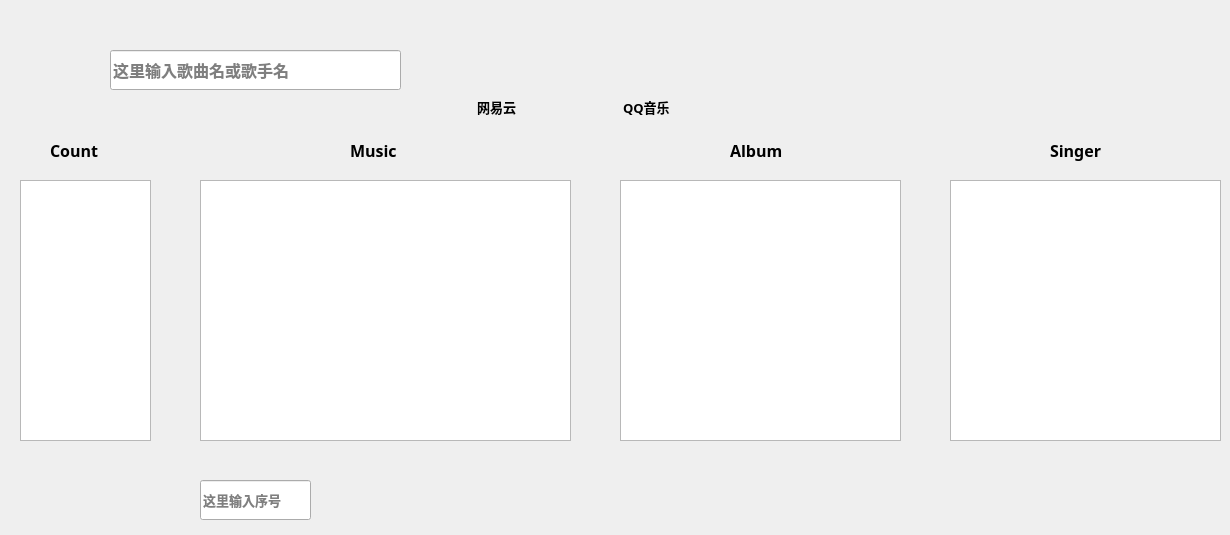
   <widget class="QWidget" name="tab">
    <property name="font">
     <font>
      <family>微软雅黑</family>
      <pointsize>12</pointsize>
      <weight>75</weight>
      <italic>false</italic>
      <bold>true</bold>
      <underline>false</underline>
      <strikeout>false</strikeout>
      <kerning>true</kerning>
     </font>
    </property>
    <attribute name="title">
     <string>音乐下载</string>
    </attribute>
    <widget class="QLineEdit" name="input_Edit">
     <property name="geometry">
      <rect>
       <x>110</x>
       <y>50</y>
       <width>291</width>
       <height>40</height>
      </rect>
     </property>
     <property name="frame">
      <bool>true</bool>
     </property>
     <property name="dragEnabled">
      <bool>false</bool>
     </property>
     <property name="readOnly">
      <bool>false</bool>
     </property>
     <property name="placeholderText">
      <string>这里输入歌曲名或歌手名</string>
     </property>
     <property name="clearButtonEnabled">
      <bool>false</bool>
     </property>
    </widget>
    <widget class="QPushButton" name="seek_Button">
     <property name="geometry">
      <rect>
       <x>470</x>
       <y>45</y>
       <width>64</width>
       <height>51</height>
      </rect>
     </property>
     <property name="font">
      <font>
       <family>微软雅黑</family>
       <pointsize>11</pointsize>
       <weight>75</weight>
       <italic>false</italic>
       <bold>true</bold>
       <underline>false</underline>
       <strikeout>false</strikeout>
       <kerning>true</kerning>
      </font>
     </property>
     <property name="styleSheet">
      <string notr="true"/>
     </property>
     <property name="text">
      <string/>
     </property>
     <property name="icon">
      <iconset>
       <normaloff>Image/wyy.png</normaloff>Image/wyy.png</iconset>
     </property>
     <property name="iconSize">
      <size>
       <width>64</width>
       <height>64</height>
      </size>
     </property>
     <property name="checkable">
      <bool>false</bool>
     </property>
     <property name="autoExclusive">
      <bool>false</bool>
     </property>
     <property name="autoDefault">
      <bool>false</bool>
     </property>
     <property name="default">
      <bool>false</bool>
     </property>
     <property name="flat">
      <bool>true</bool>
     </property>
    </widget>
    <widget class="QPushButton" name="seek_Button_2">
     <property name="geometry">
      <rect>
       <x>620</x>
       <y>45</y>
       <width>64</width>
       <height>51</height>
      </rect>
     </property>
     <property name="font">
      <font>
       <family>微软雅黑</family>
       <pointsize>11</pointsize>
       <weight>75</weight>
       <italic>false</italic>
       <bold>true</bold>
       <underline>false</underline>
       <strikeout>false</strikeout>
       <kerning>true</kerning>
      </font>
     </property>
     <property name="styleSheet">
      <string notr="true"/>
     </property>
     <property name="text">
      <string/>
     </property>
     <property name="icon">
      <iconset>
       <normaloff>Image/qqmusic.png</normaloff>Image/qqmusic.png</iconset>
     </property>
     <property name="iconSize">
      <size>
       <width>64</width>
       <height>64</height>
      </size>
     </property>
     <property name="flat">
      <bool>true</bool>
     </property>
    </widget>
    <widget class="QTextEdit" name="output_index_Edit">
     <property name="geometry">
      <rect>
       <x>20</x>
       <y>180</y>
       <width>131</width>
       <height>261</height>
      </rect>
     </property>
     <property name="font">
      <font>
       <family>微软雅黑</family>
       <pointsize>11</pointsize>
       <weight>75</weight>
       <italic>false</italic>
       <bold>true</bold>
       <underline>false</underline>
       <strikeout>false</strikeout>
       <kerning>true</kerning>
      </font>
     </property>
     <property name="tabChangesFocus">
      <bool>false</bool>
     </property>
     <property name="undoRedoEnabled">
      <bool>true</bool>
     </property>
     <property name="overwriteMode">
      <bool>false</bool>
     </property>
     <property name="acceptRichText">
      <bool>true</bool>
     </property>
    </widget>
    <widget class="QTextEdit" name="output_name_Edit">
     <property name="geometry">
      <rect>
       <x>200</x>
       <y>180</y>
       <width>371</width>
       <height>261</height>
      </rect>
     </property>
     <property name="minimumSize">
      <size>
       <width>261</width>
       <height>0</height>
      </size>
     </property>
     <property name="font">
      <font>
       <family>微软雅黑</family>
       <pointsize>11</pointsize>
       <weight>75</weight>
       <italic>false</italic>
       <bold>true</bold>
       <underline>false</underline>
       <strikeout>false</strikeout>
       <kerning>true</kerning>
      </font>
     </property>
     <property name="frameShadow">
      <enum>QFrame::Sunken</enum>
     </property>
     <property name="lineWrapMode">
      <enum>QTextEdit::WidgetWidth</enum>
     </property>
    </widget>
    <widget class="QTextEdit" name="output_album_Edit">
     <property name="geometry">
      <rect>
       <x>620</x>
       <y>180</y>
       <width>281</width>
       <height>261</height>
      </rect>
     </property>
     <property name="font">
      <font>
       <family>微软雅黑</family>
       <pointsize>11</pointsize>
       <weight>75</weight>
       <italic>false</italic>
       <bold>true</bold>
       <underline>false</underline>
       <strikeout>false</strikeout>
       <kerning>true</kerning>
      </font>
     </property>
    </widget>
    <widget class="QTextEdit" name="output_singer_Edit">
     <property name="geometry">
      <rect>
       <x>950</x>
       <y>180</y>
       <width>271</width>
       <height>261</height>
      </rect>
     </property>
     <property name="font">
      <font>
       <family>微软雅黑</family>
       <pointsize>11</pointsize>
       <weight>75</weight>
       <italic>false</italic>
       <bold>true</bold>
       <underline>false</underline>
       <strikeout>false</strikeout>
       <kerning>true</kerning>
      </font>
     </property>
    </widget>
    <widget class="QLabel" name="label_2">
     <property name="geometry">
      <rect>
       <x>50</x>
       <y>130</y>
       <width>71</width>
       <height>41</height>
      </rect>
     </property>
     <property name="font">
      <font>
       <family>微软雅黑</family>
       <pointsize>12</pointsize>
       <weight>75</weight>
       <italic>false</italic>
       <bold>true</bold>
       <underline>false</underline>
       <strikeout>false</strikeout>
       <kerning>true</kerning>
      </font>
     </property>
     <property name="text">
      <string>Count</string>
     </property>
    </widget>
    <widget class="QLabel" name="label_3">
     <property name="geometry">
      <rect>
       <x>350</x>
       <y>130</y>
       <width>71</width>
       <height>41</height>
      </rect>
     </property>
     <property name="font">
      <font>
       <family>微软雅黑</family>
       <pointsize>12</pointsize>
       <weight>75</weight>
       <italic>false</italic>
       <bold>true</bold>
       <underline>false</underline>
       <strikeout>false</strikeout>
       <kerning>true</kerning>
      </font>
     </property>
     <property name="text">
      <string>Music</string>
     </property>
    </widget>
    <widget class="QLabel" name="label">
     <property name="geometry">
      <rect>
       <x>730</x>
       <y>130</y>
       <width>71</width>
       <height>41</height>
      </rect>
     </property>
     <property name="font">
      <font>
       <family>微软雅黑</family>
       <pointsize>12</pointsize>
       <weight>75</weight>
       <italic>false</italic>
       <bold>true</bold>
       <underline>false</underline>
       <strikeout>false</strikeout>
       <kerning>true</kerning>
      </font>
     </property>
     <property name="text">
      <string>Album</string>
     </property>
    </widget>
    <widget class="QLabel" name="label_4">
     <property name="geometry">
      <rect>
       <x>1050</x>
       <y>130</y>
       <width>71</width>
       <height>41</height>
      </rect>
     </property>
     <property name="font">
      <font>
       <family>微软雅黑</family>
       <pointsize>12</pointsize>
       <weight>75</weight>
       <italic>false</italic>
       <bold>true</bold>
       <underline>false</underline>
       <strikeout>false</strikeout>
       <kerning>true</kerning>
      </font>
     </property>
     <property name="text">
      <string>Singer</string>
     </property>
    </widget>
    <widget class="QLabel" name="show_label">
     <property name="geometry">
      <rect>
       <x>570</x>
       <y>480</y>
       <width>271</width>
       <height>40</height>
      </rect>
     </property>
     <property name="font">
      <font>
       <family>微软雅黑</family>
       <pointsize>12</pointsize>
       <weight>75</weight>
       <italic>false</italic>
       <bold>true</bold>
       <underline>false</underline>
       <strikeout>false</strikeout>
       <kerning>true</kerning>
      </font>
     </property>
     <property name="text">
      <string/>
     </property>
    </widget>
    <widget class="QLineEdit" name="input_Edit_2">
     <property name="geometry">
      <rect>
       <x>200</x>
       <y>480</y>
       <width>111</width>
       <height>40</height>
      </rect>
     </property>
     <property name="font">
      <font>
       <family>微软雅黑</family>
       <pointsize>10</pointsize>
       <weight>75</weight>
       <italic>false</italic>
       <bold>true</bold>
       <underline>false</underline>
       <strikeout>false</strikeout>
       <kerning>true</kerning>
      </font>
     </property>
     <property name="frame">
      <bool>true</bool>
     </property>
     <property name="placeholderText">
      <string>这里输入序号</string>
     </property>
    </widget>
    <widget class="QPushButton" name="download_Button">
     <property name="geometry">
      <rect>
       <x>380</x>
       <y>476</y>
       <width>50</width>
       <height>50</height>
      </rect>
     </property>
     <property name="font">
      <font>
       <family>微软雅黑</family>
       <pointsize>10</pointsize>
       <weight>75</weight>
       <italic>false</italic>
       <bold>true</bold>
       <underline>false</underline>
       <strikeout>false</strikeout>
       <kerning>true</kerning>
      </font>
     </property>
     <property name="text">
      <string/>
     </property>
     <property name="icon">
      <iconset>
       <normaloff>Image/dowload.png</normaloff>Image/dowload.png</iconset>
     </property>
     <property name="iconSize">
      <size>
       <width>50</width>
       <height>50</height>
      </size>
     </property>
     <property name="flat">
      <bool>true</bool>
     </property>
    </widget>
    <widget class="QPushButton" name="open_Button">
     <property name="geometry">
      <rect>
       <x>470</x>
       <y>474</y>
       <width>50</width>
       <height>50</height>
      </rect>
     </property>
     <property name="font">
      <font>
       <family>微软雅黑</family>
       <pointsize>10</pointsize>
       <weight>75</weight>
       <italic>false</italic>
       <bold>true</bold>
       <underline>false</underline>
       <strikeout>false</strikeout>
       <kerning>true</kerning>
      </font>
     </property>
     <property name="text">
      <string/>
     </property>
     <property name="icon">
      <iconset>
       <normaloff>Image/file.png</normaloff>Image/file.png</iconset>
     </property>
     <property name="iconSize">
      <size>
       <width>50</width>
       <height>50</height>
      </size>
     </property>
     <property name="flat">
      <bool>true</bool>
     </property>
    </widget>
    <widget class="QTextEdit" name="id_Edit">
     <property name="geometry">
      <rect>
       <x>1110</x>
       <y>350</y>
       <width>104</width>
       <height>78</height>
      </rect>
     </property>
     <property name="html">
      <string>&lt;!DOCTYPE HTML PUBLIC &quot;-//W3C//DTD HTML 4.0//EN&quot; &quot;http://www.w3.org/TR/REC-html40/strict.dtd&quot;&gt;
&lt;html&gt;&lt;head&gt;&lt;meta name=&quot;qrichtext&quot; content=&quot;1&quot; /&gt;&lt;style type=&quot;text/css&quot;&gt;
p, li { white-space: pre-wrap; }
&lt;/style&gt;&lt;/head&gt;&lt;body style=&quot; font-family:'微软雅黑','微软雅黑'; font-size:12pt; font-weight:600; font-style:normal;&quot;&gt;
&lt;p style=&quot;-qt-paragraph-type:empty; margin-top:0px; margin-bottom:0px; margin-left:0px; margin-right:0px; -qt-block-indent:0; text-indent:0px; font-family:'思源黑体 CN Bold'; font-size:10pt;&quot;&gt;&lt;br /&gt;&lt;/p&gt;&lt;/body&gt;&lt;/html&gt;</string>
     </property>
    </widget>
    <widget class="QLabel" name="label_6">
     <property name="geometry">
      <rect>
       <x>60</x>
       <y>50</y>
       <width>40</width>
       <height>40</height>
      </rect>
     </property>
     <property name="styleSheet">
      <string notr="true">image: url(./Image/sousuo.png);</string>
     </property>
     <property name="text">
      <string/>
     </property>
    </widget>
    <widget class="QLabel" name="label_7">
     <property name="geometry">
      <rect>
       <x>477</x>
       <y>92</y>
       <width>50</width>
       <height>30</height>
      </rect>
     </property>
     <property name="font">
      <font>
       <family>微软雅黑</family>
       <pointsize>10</pointsize>
       <weight>75</weight>
       <italic>false</italic>
       <bold>true</bold>
       <underline>false</underline>
       <strikeout>false</strikeout>
       <kerning>true</kerning>
      </font>
     </property>
     <property name="text">
      <string>网易云</string>
     </property>
    </widget>
    <widget class="QLabel" name="label_8">
     <property name="geometry">
      <rect>
       <x>623</x>
       <y>92</y>
       <width>61</width>
       <height>30</height>
      </rect>
     </property>
     <property name="font">
      <font>
       <family>微软雅黑</family>
       <pointsize>10</pointsize>
       <weight>75</weight>
       <italic>false</italic>
       <bold>true</bold>
       <underline>false</underline>
       <strikeout>false</strikeout>
       <kerning>true</kerning>
      </font>
     </property>
     <property name="text">
      <string>QQ音乐</string>
     </property>
    </widget>
    <zorder>id_Edit</zorder>
    <zorder>input_Edit</zorder>
    <zorder>seek_Button</zorder>
    <zorder>seek_Button_2</zorder>
    <zorder>output_index_Edit</zorder>
    <zorder>output_name_Edit</zorder>
    <zorder>output_album_Edit</zorder>
    <zorder>output_singer_Edit</zorder>
    <zorder>label_2</zorder>
    <zorder>label_3</zorder>
    <zorder>label</zorder>
    <zorder>label_4</zorder>
    <zorder>show_label</zorder>
    <zorder>input_Edit_2</zorder>
    <zorder>download_Button</zorder>
    <zorder>open_Button</zorder>
    <zorder>label_6</zorder>
    <zorder>label_7</zorder>
    <zorder>label_8</zorder>
   </widget>
